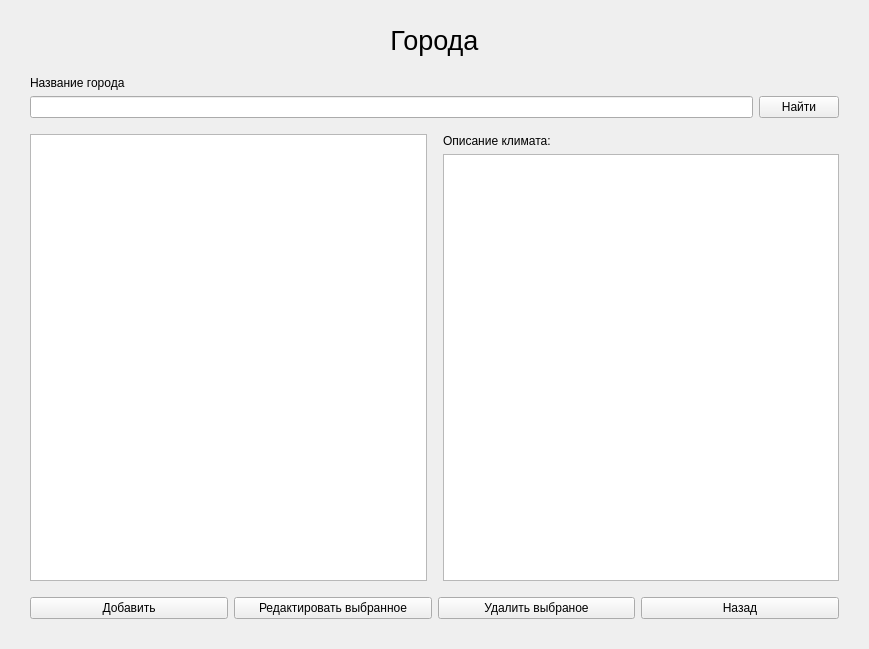
<?xml version="1.0" encoding="UTF-8"?>
<ui version="4.0">
 <class>CityListWindow</class>
 <widget class="QMainWindow" name="CityListWindow">
  <property name="geometry">
   <rect>
    <x>0</x>
    <y>0</y>
    <width>869</width>
    <height>649</height>
   </rect>
  </property>
  <property name="windowTitle">
   <string>MainWindow</string>
  </property>
  <widget class="QWidget" name="centralwidget">
   <layout class="QVBoxLayout" name="verticalLayout_2">
    <property name="leftMargin">
     <number>30</number>
    </property>
    <property name="topMargin">
     <number>10</number>
    </property>
    <property name="rightMargin">
     <number>30</number>
    </property>
    <property name="bottomMargin">
     <number>30</number>
    </property>
    <item>
     <widget class="QLabel" name="label">
      <property name="minimumSize">
       <size>
        <width>0</width>
        <height>60</height>
       </size>
      </property>
      <property name="font">
       <font>
        <pointsize>20</pointsize>
       </font>
      </property>
      <property name="text">
       <string>Города</string>
      </property>
      <property name="alignment">
       <set>Qt::AlignCenter</set>
      </property>
     </widget>
    </item>
    <item>
     <widget class="QLabel" name="label_2">
      <property name="text">
       <string>Название города</string>
      </property>
     </widget>
    </item>
    <item>
     <layout class="QHBoxLayout" name="horizontalLayout_5">
      <item>
       <widget class="QLineEdit" name="titleEdit"/>
      </item>
      <item>
       <widget class="QPushButton" name="findButton">
        <property name="text">
         <string>Найти</string>
        </property>
        <property name="shortcut">
         <string>Return</string>
        </property>
       </widget>
      </item>
     </layout>
    </item>
    <item>
     <spacer name="verticalSpacer">
      <property name="orientation">
       <enum>Qt::Vertical</enum>
      </property>
      <property name="sizeType">
       <enum>QSizePolicy::Fixed</enum>
      </property>
      <property name="sizeHint" stdset="0">
       <size>
        <width>20</width>
        <height>10</height>
       </size>
      </property>
     </spacer>
    </item>
    <item>
     <layout class="QHBoxLayout" name="horizontalLayout">
      <item>
       <widget class="QTableView" name="tableView">
        <property name="minimumSize">
         <size>
          <width>0</width>
          <height>0</height>
         </size>
        </property>
       </widget>
      </item>
      <item>
       <spacer name="horizontalSpacer">
        <property name="orientation">
         <enum>Qt::Horizontal</enum>
        </property>
        <property name="sizeType">
         <enum>QSizePolicy::Fixed</enum>
        </property>
        <property name="sizeHint" stdset="0">
         <size>
          <width>10</width>
          <height>20</height>
         </size>
        </property>
       </spacer>
      </item>
      <item>
       <layout class="QVBoxLayout" name="verticalLayout">
        <item>
         <widget class="QLabel" name="label_3">
          <property name="text">
           <string>Описание климата:</string>
          </property>
         </widget>
        </item>
        <item>
         <widget class="QTextEdit" name="climateEdit">
          <property name="readOnly">
           <bool>true</bool>
          </property>
         </widget>
        </item>
       </layout>
      </item>
     </layout>
    </item>
    <item>
     <spacer name="verticalSpacer_3">
      <property name="orientation">
       <enum>Qt::Vertical</enum>
      </property>
      <property name="sizeType">
       <enum>QSizePolicy::Fixed</enum>
      </property>
      <property name="sizeHint" stdset="0">
       <size>
        <width>20</width>
        <height>10</height>
       </size>
      </property>
     </spacer>
    </item>
    <item>
     <layout class="QHBoxLayout" name="horizontalLayout_6">
      <item>
       <widget class="QPushButton" name="addCityButton">
        <property name="text">
         <string>Добавить</string>
        </property>
       </widget>
      </item>
      <item>
       <widget class="QPushButton" name="editCityButton">
        <property name="text">
         <string>Редактировать выбранное</string>
        </property>
       </widget>
      </item>
      <item>
       <widget class="QPushButton" name="deleteCityButton">
        <property name="text">
         <string>Удалить выбраное</string>
        </property>
       </widget>
      </item>
      <item>
       <widget class="QPushButton" name="backButton">
        <property name="text">
         <string>Назад</string>
        </property>
       </widget>
      </item>
     </layout>
    </item>
   </layout>
  </widget>
 </widget>
 <resources/>
 <connections/>
</ui>
